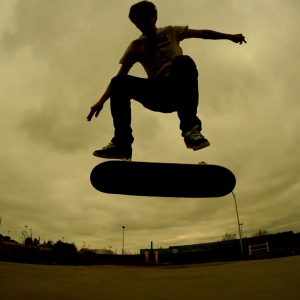
#> input picture secret-hiding/kickflip.jpg, 300 x 300 px
$ python secret-hiding.py
#> lines starting #> are read from the running program, lines starting #| are printed output that depends on the picture
'''

secret-hiding.py

Author: Sean Devonport

Script that hides message a message in an image

'''

import cv2 as cv
import numpy as np
import binascii as b

def encode(word):

	encoded=list(bin(reduce(lambda x, y: 256*x+y, (ord(c) for c in word), 0)))

	# Get into pure binary format
	fb = encoded.pop(0)
	encoded.pop(0)

	encoded = [fb] + encoded
	encoded = "".join(encoded)

	return encoded

def decode(binary,length=8):

	input_l = [binary[i:i+length] for i in range(0,len(binary),length)]

	return ''.join([chr(int(c,base=2)) for c in input_l])


def main(filename):
	# read in image, convert to grayscale
#> called with filename = 'kickflip.jpg'
	img = cv.imread(filename,0)
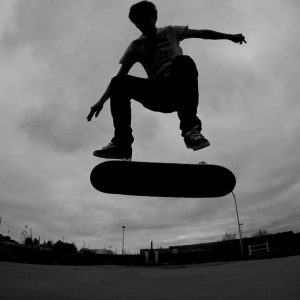
#> img: shape (300, 300); min 0, max 198, mean 106.9

	msg = 'I like to hide things'
	bin_msg = encode(msg)
	print(bin_msg)
	cv.imshow('frame', img)

	asc_msg = decode(bin_msg)

	print(asc_msg)

	cv.imwrite('grayscaled.ppm',img,[cv.IMWRITE_PXM_BINARY,0])
	cv.waitKey(0)
	cv.destroyAllWindows


main('kickflip.jpg')
